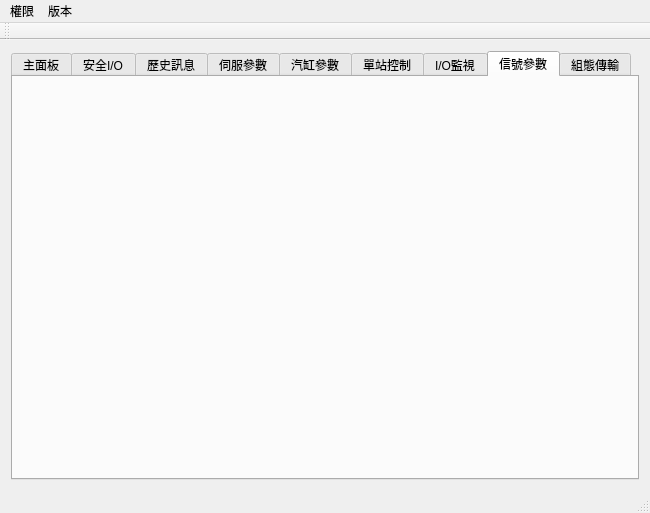
<?xml version="1.0" encoding="UTF-8"?>
<ui version="4.0">
 <class>MainWindow</class>
 <widget class="QMainWindow" name="MainWindow">
  <property name="geometry">
   <rect>
    <x>0</x>
    <y>0</y>
    <width>650</width>
    <height>513</height>
   </rect>
  </property>
  <property name="windowTitle">
   <string>MainWindow</string>
  </property>
  <widget class="QWidget" name="centralWidget">
   <layout class="QHBoxLayout" name="horizontalLayout">
    <item>
     <widget class="TabWidgetOperationMode" name="tabWidget">
      <property name="currentIndex">
       <number>7</number>
      </property>
      <property name="documentMode">
       <bool>false</bool>
      </property>
      <property name="tabsClosable">
       <bool>false</bool>
      </property>
      <property name="tabBarAutoHide">
       <bool>false</bool>
      </property>
      <widget class="QWidget" name="tabMain">
       <attribute name="title">
        <string>主面板</string>
       </attribute>
       <layout class="QGridLayout" name="gridLayout_4">
        <item row="0" column="0">
         <widget class="FrontMainPanel" name="widgetMain" native="true"/>
        </item>
        <item row="1" column="0">
         <layout class="QGridLayout" name="gridLayout_2">
          <item row="0" column="0">
           <widget class="FrontSlot" name="widgetSlot1" native="true"/>
          </item>
          <item row="0" column="1">
           <widget class="FrontSlot" name="widgetSlot2" native="true"/>
          </item>
          <item row="0" column="2">
           <widget class="FrontSlot" name="widgetSlot3" native="true"/>
          </item>
          <item row="0" column="3">
           <widget class="FrontSlot" name="widgetSlot4" native="true"/>
          </item>
          <item row="0" column="4">
           <widget class="FrontSlot" name="widgetSlot5" native="true"/>
          </item>
          <item row="0" column="5">
           <widget class="FrontSlot" name="widgetSlot6" native="true"/>
          </item>
         </layout>
        </item>
       </layout>
      </widget>
      <widget class="FrontSafetyPanel" name="tabSafety">
       <attribute name="title">
        <string>安全I/O</string>
       </attribute>
      </widget>
      <widget class="FrontMessageShow" name="tabHistory">
       <attribute name="title">
        <string>歷史訊息</string>
       </attribute>
       <layout class="QGridLayout" name="gridLayout_3"/>
      </widget>
      <widget class="FrontAxisParameter" name="tabAxis">
       <attribute name="title">
        <string>伺服參數</string>
       </attribute>
      </widget>
      <widget class="FrontCylinderPanel" name="tabCylinder">
       <attribute name="title">
        <string>汽缸參數</string>
       </attribute>
      </widget>
      <widget class="FrontUnitPanel" name="tabUnit">
       <attribute name="title">
        <string>單站控制</string>
       </attribute>
      </widget>
      <widget class="FrontIoOverride" name="tabIO">
       <attribute name="title">
        <string>I/O監視</string>
       </attribute>
      </widget>
      <widget class="FrontSignal" name="tabSignal">
       <attribute name="title">
        <string>信號參數</string>
       </attribute>
      </widget>
      <widget class="FrontConfigurationTransfer" name="tabConfiguration">
       <attribute name="title">
        <string>組態傳輸</string>
       </attribute>
      </widget>
     </widget>
    </item>
   </layout>
  </widget>
  <widget class="QMenuBar" name="menuBar">
   <property name="geometry">
    <rect>
     <x>0</x>
     <y>0</y>
     <width>650</width>
     <height>21</height>
    </rect>
   </property>
   <widget class="QMenu" name="menuAuth">
    <property name="title">
     <string>權限</string>
    </property>
    <addaction name="actionOperator"/>
   </widget>
   <widget class="QMenu" name="menuVersion">
    <property name="title">
     <string>版本</string>
    </property>
   </widget>
   <addaction name="menuAuth"/>
   <addaction name="menuVersion"/>
  </widget>
  <widget class="QToolBar" name="mainToolBar">
   <attribute name="toolBarArea">
    <enum>TopToolBarArea</enum>
   </attribute>
   <attribute name="toolBarBreak">
    <bool>false</bool>
   </attribute>
  </widget>
  <widget class="QStatusBar" name="statusBar"/>
  <action name="actionExit">
   <property name="text">
    <string>結束</string>
   </property>
  </action>
  <action name="actionOperator">
   <property name="text">
    <string>Operator</string>
   </property>
  </action>
 </widget>
 <layoutdefault spacing="6" margin="11"/>
 <customwidgets>
  <customwidget>
   <class>FrontAxisParameter</class>
   <extends>QWidget</extends>
   <header>frontaxisparameter.h</header>
   <container>1</container>
  </customwidget>
  <customwidget>
   <class>FrontCylinderPanel</class>
   <extends>QWidget</extends>
   <header>frontcylinderpanel.h</header>
   <container>1</container>
  </customwidget>
  <customwidget>
   <class>FrontUnitPanel</class>
   <extends>QWidget</extends>
   <header>frontunitpanel.h</header>
   <container>1</container>
  </customwidget>
  <customwidget>
   <class>FrontConfigurationTransfer</class>
   <extends>QWidget</extends>
   <header>frontconfigurationtransfer.h</header>
   <container>1</container>
  </customwidget>
  <customwidget>
   <class>FrontMainPanel</class>
   <extends>QWidget</extends>
   <header>frontmainpanel.h</header>
   <container>1</container>
  </customwidget>
  <customwidget>
   <class>FrontIoOverride</class>
   <extends>QWidget</extends>
   <header>frontiooverride.h</header>
   <container>1</container>
  </customwidget>
  <customwidget>
   <class>TabWidgetOperationMode</class>
   <extends>QTabWidget</extends>
   <header>tabwidgetoperationmode.h</header>
   <container>1</container>
  </customwidget>
  <customwidget>
   <class>FrontMessageShow</class>
   <extends>QWidget</extends>
   <header>frontmessageshow.h</header>
   <container>1</container>
  </customwidget>
  <customwidget>
   <class>FrontSafetyPanel</class>
   <extends>QWidget</extends>
   <header>frontsafetypanel.h</header>
   <container>1</container>
  </customwidget>
  <customwidget>
   <class>FrontSlot</class>
   <extends>QWidget</extends>
   <header>frontslot.h</header>
   <container>1</container>
  </customwidget>
  <customwidget>
   <class>FrontSignal</class>
   <extends>QWidget</extends>
   <header>frontsignal.h</header>
   <container>1</container>
  </customwidget>
 </customwidgets>
 <resources/>
 <connections/>
</ui>
